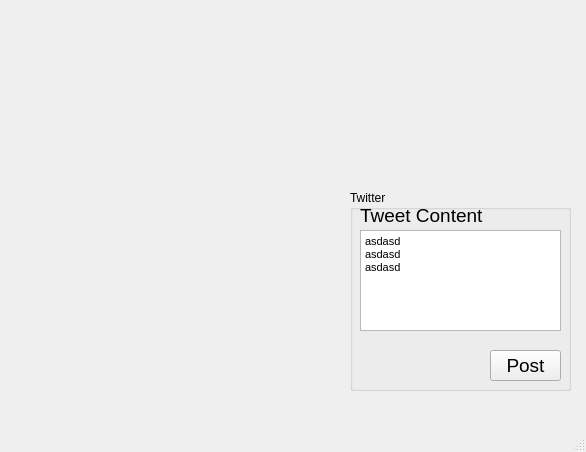
<?xml version="1.0" encoding="UTF-8"?>
<ui version="4.0">
 <class>MainWindow</class>
 <widget class="QMainWindow" name="MainWindow">
  <property name="geometry">
   <rect>
    <x>0</x>
    <y>0</y>
    <width>586</width>
    <height>452</height>
   </rect>
  </property>
  <property name="windowTitle">
   <string>MainWindow</string>
  </property>
  <widget class="QWidget" name="centralwidget">
   <widget class="QGroupBox" name="groupBox">
    <property name="geometry">
     <rect>
      <x>350</x>
      <y>190</y>
      <width>221</width>
      <height>201</height>
     </rect>
    </property>
    <property name="title">
     <string>Twitter</string>
    </property>
    <widget class="QPushButton" name="btn_post">
     <property name="geometry">
      <rect>
       <x>140</x>
       <y>160</y>
       <width>71</width>
       <height>31</height>
      </rect>
     </property>
     <property name="font">
      <font>
       <pointsize>14</pointsize>
      </font>
     </property>
     <property name="toolTip">
      <string extracomment="post tweet"/>
     </property>
     <property name="text">
      <string>Post</string>
     </property>
    </widget>
    <widget class="QLabel" name="label">
     <property name="geometry">
      <rect>
       <x>10</x>
       <y>10</y>
       <width>131</width>
       <height>31</height>
      </rect>
     </property>
     <property name="font">
      <font>
       <pointsize>14</pointsize>
      </font>
     </property>
     <property name="text">
      <string>Tweet Content</string>
     </property>
    </widget>
    <widget class="QTextEdit" name="txt_tweet">
     <property name="geometry">
      <rect>
       <x>10</x>
       <y>40</y>
       <width>201</width>
       <height>101</height>
      </rect>
     </property>
     <property name="html">
      <string>&lt;!DOCTYPE HTML PUBLIC &quot;-//W3C//DTD HTML 4.0//EN&quot; &quot;http://www.w3.org/TR/REC-html40/strict.dtd&quot;&gt;
&lt;html&gt;&lt;head&gt;&lt;meta name=&quot;qrichtext&quot; content=&quot;1&quot; /&gt;&lt;style type=&quot;text/css&quot;&gt;
p, li { white-space: pre-wrap; }
&lt;/style&gt;&lt;/head&gt;&lt;body style=&quot; font-family:'MS Shell Dlg 2'; font-size:8.25pt; font-weight:400; font-style:normal;&quot;&gt;
&lt;p style=&quot; margin-top:0px; margin-bottom:0px; margin-left:0px; margin-right:0px; -qt-block-indent:0; text-indent:0px;&quot;&gt;asdasd&lt;/p&gt;
&lt;p style=&quot; margin-top:0px; margin-bottom:0px; margin-left:0px; margin-right:0px; -qt-block-indent:0; text-indent:0px;&quot;&gt;asdasd&lt;/p&gt;
&lt;p style=&quot; margin-top:0px; margin-bottom:0px; margin-left:0px; margin-right:0px; -qt-block-indent:0; text-indent:0px;&quot;&gt;asdasd&lt;/p&gt;&lt;/body&gt;&lt;/html&gt;</string>
     </property>
    </widget>
   </widget>
  </widget>
  <widget class="QMenuBar" name="menubar">
   <property name="geometry">
    <rect>
     <x>0</x>
     <y>0</y>
     <width>586</width>
     <height>21</height>
    </rect>
   </property>
  </widget>
  <widget class="QStatusBar" name="statusbar"/>
 </widget>
 <resources/>
 <connections/>
</ui>
